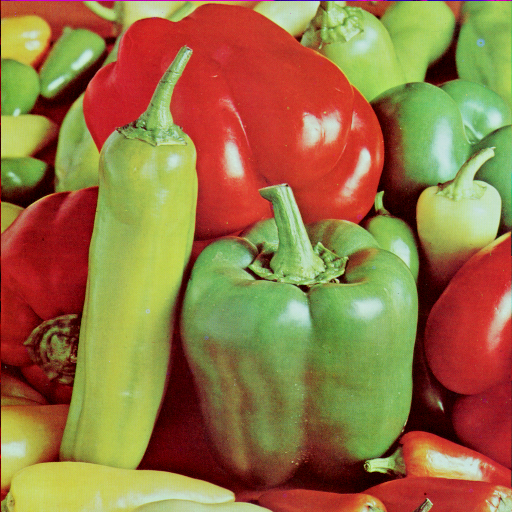
#> input picture Lab 2/imgs-P2/peppers.ppm, 512 x 512 px; its folder holds 3 pictures in this run
$ python p2.py
#> lines starting #> are read from the running program, lines starting #| are printed output that depends on the picture
### Lab 2/visualPercepUtils.py
import numpy as np
import math
import matplotlib.pyplot as plt


def computeRowsCols(N, m, n):
    print(N, m, n)
    if m is None:
        m = math.sqrt(N)
        if n is None:
            n = math.ceil(N / m)
        else:
            m = math.ceil(N / n)
    else:
        if n is None:
            n = math.ceil(N / m)
        else:
            m = math.ceil(N / n)
    m, n = max(1, m), max(1, n)
    m, n = math.ceil(m), math.ceil(n)
    #print(m, n)
    return m, n


# [12 lines left out: function showInFigs, not called in this run]


def showInGrid(imgs, m=None, n=None, title="", subtitles=None):
    N = len(imgs)
    m, n = computeRowsCols(N, m, n)
    fig = plt.figure(figsize=(m, n))
    plt.gray()
    for i in range(1, N + 1):
        ax=fig.add_subplot(m, n, i)
        if len(imgs[i - 1].shape) >= 2:
            plt.imshow(imgs[i - 1])
        else:
            plt.plot(imgs[i - 1])
        if subtitles is not None:
            ax.set_title(subtitles[i-1])

    fig.suptitle(title)
    #plt.savefig(title+".png")#,bbox_inches='tight')
    plt.show(block=True)


def histImg(im):
    return np.histogram(im.flatten(), 256)[0]


# [46 lines left out: functions showPlusInfo, showImgsPlusHists, pil2np, displayHoughPeaks, not called in this run]

def showImWithColorMap(im,cmap='spectral'):
    plt.imshow(im,cmap=cmap)

### Lab 2/p2.py
#!/usr/bin/env python
# -*- coding: utf-8 -*-

from PIL import Image
from scipy.ndimage import filters
from scipy.signal import medfilt2d
import numpy as np
import matplotlib.pyplot as plt
import math as math
import glob
import os
from scipy import signal
import sys
import timeit

sys.path.append("../../p1/code") # set the path for visualPercepUtils.py
import visualPercepUtils as vpu


# -----------------------
# Salt & pepper noise
# -----------------------

# [32 lines left out: functions addSPNoise, testSandPNoise, not called in this run]


# -----------------
# Gaussian noise
# -----------------

def addGaussianNoise(im, sd=5):
    return np.clip(im + np.random.normal(0, sd, im.shape), 0, 255).astype(np.uint8)

# [35 lines left out: functions quotientImage, averageFilter, averageFilterSep, testAverageFilter, not called in this run]


# -----------------
# Gaussian filter
# -----------------

def gaussianFilter(im, sigma=5):
    # im is PIL image
    return filters.gaussian_filter(im, sigma)

# [31 lines left out: functions explicitGaussianFilter, explicitGaussianFilterSep, testGaussianFilter, not called in this run]

def testGaussianNoise(im, sigmas):
    imgs = []
    for sigma in sigmas:
        imgs.append(im)
        imgs.append(addGaussianNoise(im.copy(), sigma))
    return imgs
# -----------------
# Median filter
# -----------------

def medianFilter(im, filterSize):
    return medfilt2d(im, filterSize)

# [97 lines left out: functions testMedianFilter, testGaussianFilterForSPNoise, testAverageFilterForGaussianNoise, testMedianFilterForGaussianNoise, testAverageFilterSeparableTimes, testQuotientImage and 2 more, not called in this run]
# -----------------
# Test image files
# -----------------

path_input = './imgs-P2/'
path_output = './imgs-out-P2/'
bAllFiles = True
if bAllFiles:
    files = glob.glob(path_input + "*.ppm")
else:
    files = [path_input + 'lena256.pgm']  # lena256, lena512

# --------------------
# Tests to perform
# --------------------

testsNoises = ['testSandPNoise', 'testGaussianNoise']
testsFilters = ['testAverageFilter', 'testGaussianFilter', 'testMedianFilter']
bAllTests = True
if bAllTests:
    tests = testsNoises + testsFilters
else:
    tests = ['testSandPNoise']

# -------------------------------------------------------------------
# Dictionary of user-friendly names for each function ("test") name
# -------------------------------------------------------------------

nameTests = {'testGaussianNoise': 'Gaussian noise',
             'testSandPNoise': 'Salt & Pepper noise',
             'testAverageFilter': 'Mean filter',
             'testGaussianFilter': 'Gaussian filter',
             'testMedianFilter': 'Median filter'}

bSaveResultImgs = False

# -----------------------
# Parameters of noises
# -----------------------
percentagesSandP = [3]  # ratio (%) of image pixes affected by salt and pepper noise
gauss_sigmas_noise = [3, 5, 10, 15, 50]  # standard deviation (for the [0,255] range) for Gaussian noise

# -----------------------
# Parameters of filters
# -----------------------

gauss_sigmas_filter = [1.2]  # standard deviation for Gaussian filter
avgFilter_sizes = [3, 7, 15]  # sizes of mean (average) filter
medianFilter_sizes = [3, 7, 15]  # sizes of median filter

testsUsingPIL = ['testSandPNoise']  # which test(s) uses PIL images as input (instead of NumPy 2D arrays)


# -----------------------------------------
# Apply defined tests and display results
# -----------------------------------------

def doTests():
    print("Testing on", files)
    for imfile in files:
        im_pil = Image.open(imfile)
#> im_pil is the input picture: PIL image 512x512 RGB; mean R, G, B 149.8, 115.6, 66.5
        im = np.array(im_pil)  # from Image to array

        # [33 lines of commented-out code are left out]
        out = testGaussianNoise(im, gauss_sigmas_noise)
#> after the loop in testGaussianNoise, `for sigma in sigmas:`: imgs = 10 items
#> out = 10 items
        vpu.showInGrid(out, title=['Quotient Image', f'sigmas_n (noise): {gauss_sigmas_noise}'], subtitles=[f'original' if _ % 2 == 0 else f'$\\sigma$={i}' for i in gauss_sigmas_noise for _ in range(2)])
#> in showInGrid, `N = len(imgs)`: N = 10
#| 10 None None
#> in computeRowsCols, `m = math.sqrt(N)`: m = 3.16
#> in computeRowsCols, `n = math.ceil(N / m)`: n = 4
#> in showInGrid, `plt.show(block=True)`:
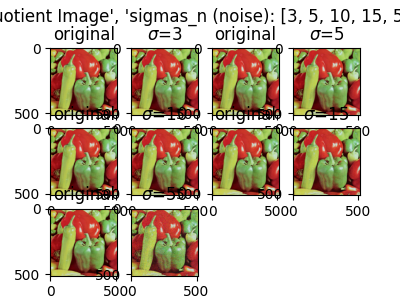
#> figure drawn by matplotlib, 10 panels
#> pass 2 of the loop in doTests, `for imfile in files:`:
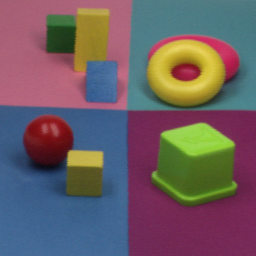
#> input picture Lab 2/imgs-P2/toys.ppm, 256 x 256 px
#> in doTests, im_pil is the input picture: PIL image 256x256 RGB; mean R, G, B 108.3, 93.6, 99
#| 10 None None
#> in showInGrid (call 2), `plt.show(block=True)`:
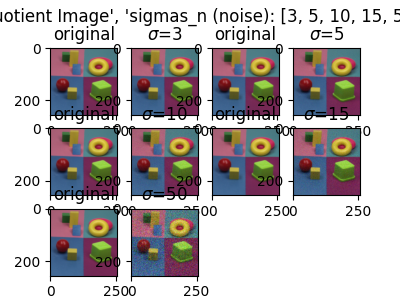
#> figure drawn by matplotlib, 10 panels
    # [6 lines of commented-out code are left out]


if __name__ == "__main__":
    doTests()
